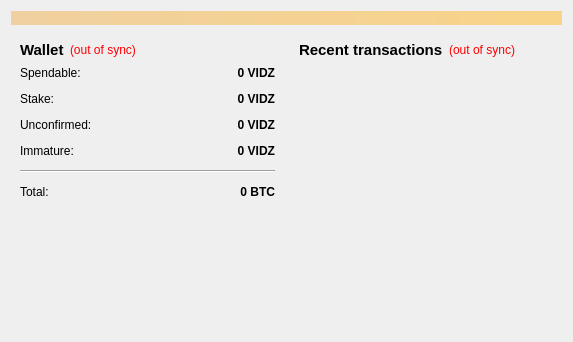
<?xml version="1.0" encoding="UTF-8"?>
<ui version="4.0">
 <class>OverviewPage</class>
 <widget class="QWidget" name="OverviewPage">
  <property name="geometry">
   <rect>
    <x>0</x>
    <y>0</y>
    <width>573</width>
    <height>342</height>
   </rect>
  </property>
  <property name="windowTitle">
   <string>Form</string>
  </property>
  <layout class="QVBoxLayout" name="topLayout">
   <item>
    <widget class="QLabel" name="labelAlerts">
     <property name="visible">
      <bool>false</bool>
     </property>
     <property name="styleSheet">
      <string notr="true">background-color: qlineargradient(x1: 0, y1: 0, x2: 1, y2: 0, stop:0 #F0D0A0, stop:1 #F8D488);  color:#000000
</string>
     </property>
     <property name="wordWrap">
      <bool>true</bool>
     </property>
     <property name="margin">
      <number>3</number>
     </property>
    </widget>
   </item>
   <item>
    <layout class="QHBoxLayout" name="horizontalLayout" stretch="1,1">
     <item>
      <layout class="QVBoxLayout" name="verticalLayout_2">
       <item>
        <widget class="QWidget" name="widget" native="true">
         <layout class="QVBoxLayout" name="verticalLayout_4">
          <item>
           <layout class="QHBoxLayout" name="horizontalLayout_4">
            <item>
             <widget class="QLabel" name="label_5">
              <property name="font">
               <font>
                <pointsize>11</pointsize>
                <weight>75</weight>
                <bold>true</bold>
               </font>
              </property>
              <property name="text">
               <string>Wallet</string>
              </property>
             </widget>
            </item>
            <item>
             <widget class="QLabel" name="labelWalletStatus">
              <property name="toolTip">
               <string>The displayed information may be out of date. Your wallet automatically synchronizes with the PureVidz network after a connection is established, but this process has not completed yet.</string>
              </property>
              <property name="styleSheet">
               <string notr="true">QLabel { color: red; }</string>
              </property>
              <property name="text">
               <string notr="true">(out of sync)</string>
              </property>
              <property name="alignment">
               <set>Qt::AlignLeading|Qt::AlignLeft|Qt::AlignVCenter</set>
              </property>
             </widget>
            </item>
            <item>
             <spacer name="horizontalSpacer_2">
              <property name="orientation">
               <enum>Qt::Horizontal</enum>
              </property>
              <property name="sizeHint" stdset="0">
               <size>
                <width>40</width>
                <height>20</height>
               </size>
              </property>
             </spacer>
            </item>
           </layout>
          </item>
          <item>
           <layout class="QFormLayout" name="formLayout_2">
            <property name="fieldGrowthPolicy">
             <enum>QFormLayout::AllNonFixedFieldsGrow</enum>
            </property>
            <property name="horizontalSpacing">
             <number>12</number>
            </property>
            <property name="verticalSpacing">
             <number>12</number>
            </property>
            <item row="0" column="0">
             <widget class="QLabel" name="label">
              <property name="text">
               <string>Spendable:</string>
              </property>
             </widget>
            </item>
            <item row="0" column="1">
             <widget class="QLabel" name="labelBalance">
              <property name="font">
               <font>
                <weight>75</weight>
                <bold>true</bold>
               </font>
              </property>
              <property name="cursor">
               <cursorShape>IBeamCursor</cursorShape>
              </property>
              <property name="toolTip">
               <string>Your current spendable balance</string>
              </property>
              <property name="text">
               <string notr="true">0 VIDZ</string>
              </property>
              <property name="alignment">
               <set>Qt::AlignRight|Qt::AlignTrailing|Qt::AlignVCenter</set>
              </property>
              <property name="textInteractionFlags">
               <set>Qt::LinksAccessibleByMouse|Qt::TextSelectableByKeyboard|Qt::TextSelectableByMouse</set>
              </property>
             </widget>
            </item>
            <item row="1" column="0">
             <widget class="QLabel" name="label_6">
              <property name="text">
               <string>Stake:</string>
              </property>
             </widget>
            </item>
            <item row="1" column="1">
             <widget class="QLabel" name="labelStake">
              <property name="font">
               <font>
                <weight>75</weight>
                <bold>true</bold>
               </font>
              </property>
              <property name="cursor">
               <cursorShape>IBeamCursor</cursorShape>
              </property>
              <property name="toolTip">
               <string>Total of coins that was staked, and do not yet count toward the current balance</string>
              </property>
              <property name="text">
               <string notr="true">0 VIDZ</string>
              </property>
              <property name="alignment">
               <set>Qt::AlignRight|Qt::AlignTrailing|Qt::AlignVCenter</set>
              </property>
              <property name="textInteractionFlags">
               <set>Qt::LinksAccessibleByMouse|Qt::TextSelectableByKeyboard|Qt::TextSelectableByMouse</set>
              </property>
             </widget>
            </item>
            <item row="2" column="0">
             <widget class="QLabel" name="label_3">
              <property name="text">
               <string>Unconfirmed:</string>
              </property>
             </widget>
            </item>
            <item row="2" column="1">
             <widget class="QLabel" name="labelUnconfirmed">
              <property name="font">
               <font>
                <weight>75</weight>
                <bold>true</bold>
               </font>
              </property>
              <property name="cursor">
               <cursorShape>IBeamCursor</cursorShape>
              </property>
              <property name="toolTip">
               <string>Total of transactions that have yet to be confirmed, and do not yet count toward the current balance</string>
              </property>
              <property name="text">
               <string notr="true">0 VIDZ</string>
              </property>
              <property name="alignment">
               <set>Qt::AlignRight|Qt::AlignTrailing|Qt::AlignVCenter</set>
              </property>
              <property name="textInteractionFlags">
               <set>Qt::LinksAccessibleByMouse|Qt::TextSelectableByKeyboard|Qt::TextSelectableByMouse</set>
              </property>
             </widget>
            </item>
            <item row="3" column="0">
             <widget class="QLabel" name="labelImmatureText">
              <property name="text">
               <string>Immature:</string>
              </property>
             </widget>
            </item>
            <item row="3" column="1">
             <widget class="QLabel" name="labelImmature">
              <property name="font">
               <font>
                <weight>75</weight>
                <bold>true</bold>
               </font>
              </property>
              <property name="toolTip">
               <string>Mined balance that has not yet matured</string>
              </property>
              <property name="text">
               <string notr="true">0 VIDZ</string>
              </property>
              <property name="alignment">
               <set>Qt::AlignRight|Qt::AlignTrailing|Qt::AlignVCenter</set>
              </property>
              <property name="textInteractionFlags">
               <set>Qt::LinksAccessibleByMouse|Qt::TextSelectableByKeyboard|Qt::TextSelectableByMouse</set>
              </property>
             </widget>
            </item>
            <item row="4" column="0" colspan="2">
             <widget class="Line" name="line">
              <property name="orientation">
               <enum>Qt::Horizontal</enum>
              </property>
             </widget>
            </item>
            <item row="5" column="0">
             <widget class="QLabel" name="labelTotalText">
              <property name="text">
               <string>Total:</string>
              </property>
             </widget>
            </item>
            <item row="5" column="1">
             <widget class="QLabel" name="labelTotal">
              <property name="font">
               <font>
                <weight>75</weight>
                <bold>true</bold>
               </font>
              </property>
              <property name="cursor">
               <cursorShape>IBeamCursor</cursorShape>
              </property>
              <property name="toolTip">
               <string>Your current total balance</string>
              </property>
              <property name="text">
               <string notr="true">0 BTC</string>
              </property>
              <property name="alignment">
               <set>Qt::AlignRight|Qt::AlignTrailing|Qt::AlignVCenter</set>
              </property>
              <property name="textInteractionFlags">
               <set>Qt::LinksAccessibleByMouse|Qt::TextSelectableByKeyboard|Qt::TextSelectableByMouse</set>
              </property>
             </widget>
            </item>
           </layout>
          </item>
         </layout>
        </widget>
       </item>
       <item>
        <spacer name="verticalSpacer">
         <property name="orientation">
          <enum>Qt::Vertical</enum>
         </property>
         <property name="sizeHint" stdset="0">
          <size>
           <width>20</width>
           <height>40</height>
          </size>
         </property>
        </spacer>
       </item>
      </layout>
     </item>
     <item>
      <layout class="QVBoxLayout" name="verticalLayout_3">
       <item>
        <widget class="QWidget" name="widget_2" native="true">
         <layout class="QVBoxLayout" name="verticalLayout">
          <item>
           <layout class="QHBoxLayout" name="horizontalLayout_2">
            <item>
             <widget class="QLabel" name="label_4">
              <property name="font">
               <font>
                <pointsize>11</pointsize>
                <weight>75</weight>
                <bold>true</bold>
               </font>
              </property>
              <property name="text">
               <string>&lt;b&gt;Recent transactions&lt;/b&gt;</string>
              </property>
             </widget>
            </item>
            <item>
             <widget class="QLabel" name="labelTransactionsStatus">
              <property name="toolTip">
               <string>The displayed information may be out of date. Your wallet automatically synchronizes with the PureVidz network after a connection is established, but this process has not completed yet.</string>
              </property>
              <property name="styleSheet">
               <string notr="true">QLabel { color: red; }</string>
              </property>
              <property name="text">
               <string notr="true">(out of sync)</string>
              </property>
              <property name="alignment">
               <set>Qt::AlignRight|Qt::AlignTrailing|Qt::AlignVCenter</set>
              </property>
             </widget>
            </item>
            <item>
             <spacer name="horizontalSpacer">
              <property name="orientation">
               <enum>Qt::Horizontal</enum>
              </property>
              <property name="sizeHint" stdset="0">
               <size>
                <width>40</width>
                <height>20</height>
               </size>
              </property>
             </spacer>
            </item>
           </layout>
          </item>
          <item>
           <widget class="QListView" name="listTransactions">
            <property name="styleSheet">
             <string notr="true">QListView { background: transparent; }</string>
            </property>
            <property name="frameShape">
             <enum>QFrame::NoFrame</enum>
            </property>
            <property name="verticalScrollBarPolicy">
             <enum>Qt::ScrollBarAlwaysOff</enum>
            </property>
            <property name="horizontalScrollBarPolicy">
             <enum>Qt::ScrollBarAlwaysOff</enum>
            </property>
            <property name="selectionMode">
             <enum>QAbstractItemView::NoSelection</enum>
            </property>
           </widget>
          </item>
         </layout>
        </widget>
       </item>
      </layout>
     </item>
    </layout>
   </item>
  </layout>
 </widget>
 <resources/>
 <connections/>
</ui>
